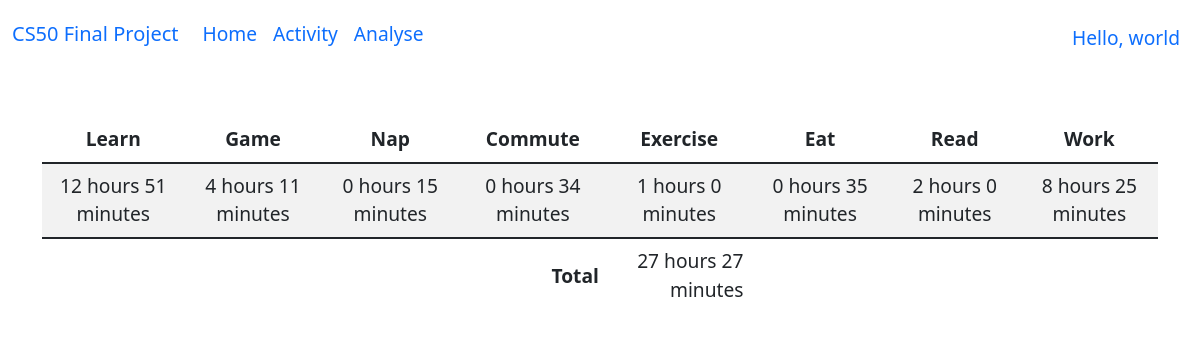
Screenshot of /analyse with the database file from the repository.
### tables this page shows
CREATE TABLE 'events' ('id' INTEGER PRIMARY KEY NOT NULL DEFAULT 1 , 'event' TEXT, 'event_total' INTEGER, 'total' INTEGER NOT NULL DEFAULT 0);

### app.py (the view)
@app.route("/analyse")
def analyse():
    events = db.execute("SELECT * FROM events")
    if len(events) != 0:
        return render_template("analyse.html", events=events)
    else:
        return render_template("index.html")

### app.py (called while the page is built)
@app.after_request
def after_request(response):
    response.headers["Cache-Control"] = "no-cache, no-store, must-revalidate"
    response.headers["Expires"] = 0
    response.headers["Pragma"] = "no-cache"
    return response

### templates/analyse.html (shortened to what this page needs)
{% extends "layout.html" %}
{% block main %}
    <table class="table table-striped">
        <thead>
            <tr>
                {% for event in events %}
                    <th class="text-center">{{event.event}}</th>
                {% endfor %}
            </tr>
        </thead>
        <tbody>
            <tr>
                {% for event in events %}
                    <td class="border-0 w-bold text-center">{{event.event_total // 60}} hours {{event.event_total % 60}} minutes</td>
                {% endfor %}
            </tr>
        </tbody>
        <tfoot>
            <tr>
                <td class="border-0 fw-bold text-end" colspan="4">Total</td>
                <td class="border-0 text-end">{{events[0].total // 60}} hours {{events[0].total % 60}} minutes</td>
            </tr>
        </tfoot>
    </table>
    <div id="donutchart" style="width: 900px; height: 500px;"></div>
{% endblock %}

### static/styles.css (style rules this page uses)
body { background-color: #fff; color: #212529; font-size: 1.2rem; font-weight: 400; line-height: 1.5; margin: 0; text-align: left; }

### rows the page displays
events: event "Learn", event_total "12", event.event_total%60 "51", total "27", events[0].total%60 "27"
events: event "Game", event_total "4", event.event_total%60 "11"
events: event "Nap", event_total "0", event.event_total%60 "15"
events: event "Commute", event_total "0", event.event_total%60 "34"
events: event "Exercise", event_total "1", event.event_total%60 "0"
events: event "Eat", event_total "0", event.event_total%60 "35"
events: event "Read", event_total "2", event.event_total%60 "0"
events: event "Work", event_total "8", event.event_total%60 "25"
